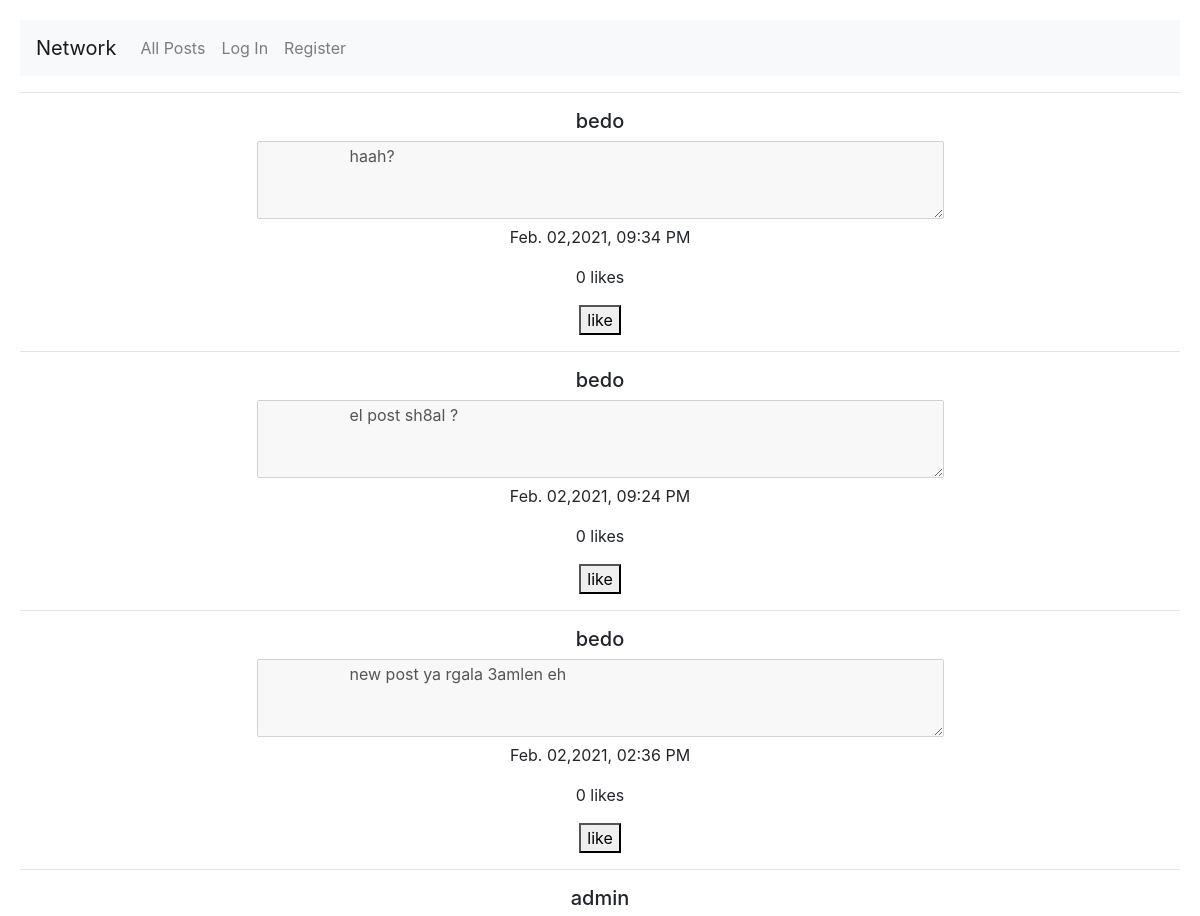
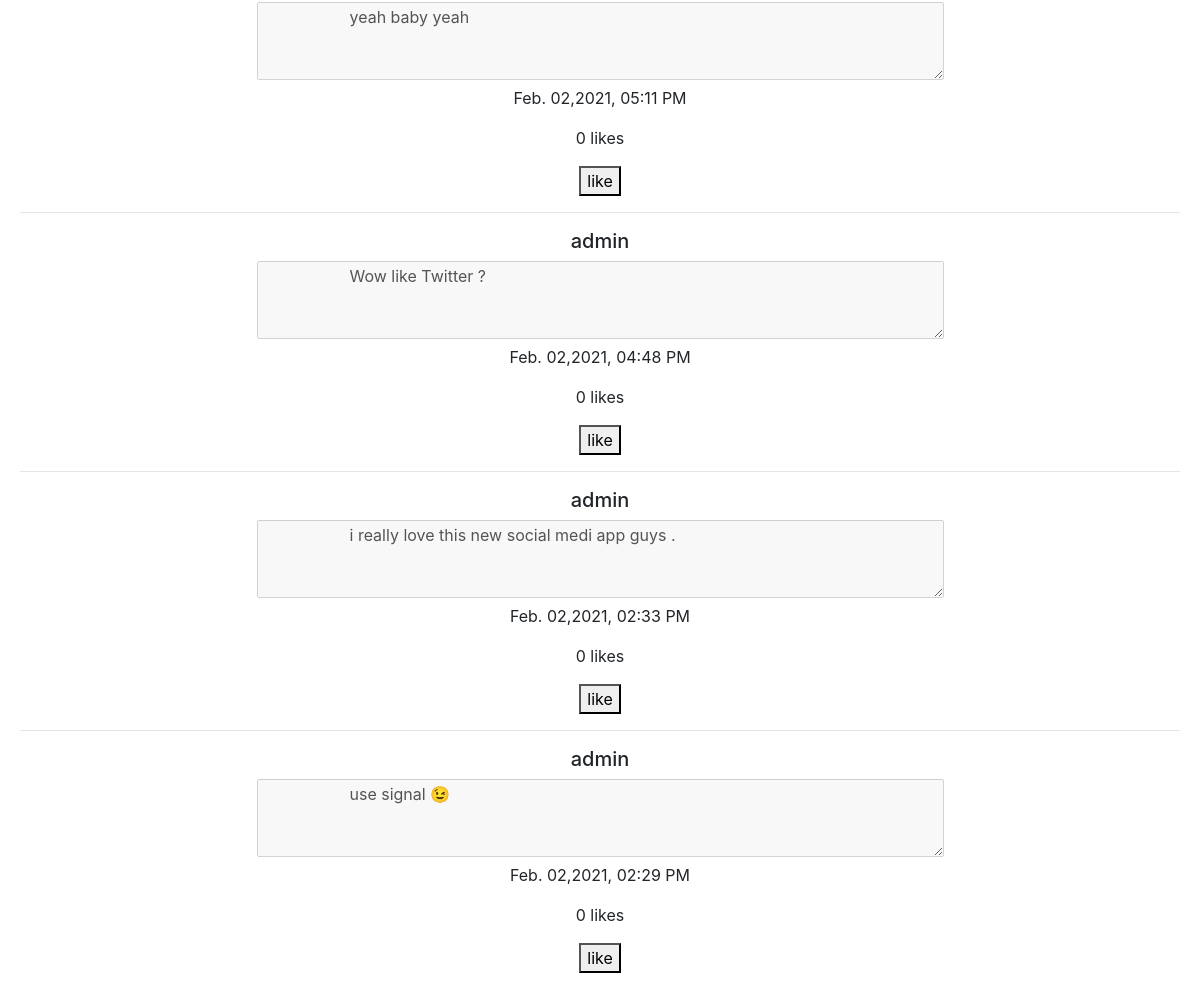
The page / on the database its author committed (2 pictures, top to bottom).
### network/models.py (models this page shows, shortened)
class Post(models.Model):
    user = models.ForeignKey(User,on_delete=models.CASCADE,null=True,related_name="post_owner")
    content = models.TextField(blank=False,null=True)
    time = models.CharField (max_length=255,null=True)
    likes = models.IntegerField(default=0)

class User(AbstractUser):
    pass

### network/views.py (the view)
# urls.py: path("", index, name="index"),
def index(request):
    if request.method=="POST":
        content = request.POST.get("post_content")
        current_user=User.objects.get(pk=request.user.id)
        new_post = Post(content=content,user=current_user,time=get_time_now())
        new_post.save()
        return HttpResponseRedirect(reverse('index'))
    else :
        all_posts = Post.objects.all().order_by("-id")
        return render(request, "network/index.html",{
        "posts":all_posts
    })

### network/templates/network/index.html (shortened to what this page needs)
{% extends "network/layout.html" %}
{% block body %}
 <div class='all_posts'>
   <div class='current_posts'>
        {% for post in posts  %}
            <div class="each_post post_container"><hr>
                <h5 >{{post.user}}</h5>
                <textarea name="each_pst" id="" cols="65" rows="3" disabled>
                    {{post.content}}
                </textarea>
                <p>{{post.time}}</p>
                <p>{{post.likes}} likes</p>
                <button id = 'like'>like</button>
            </div>
        {% endfor %}
   </div>
  </div>
{% endblock %}

### network/templates/network/layout.html (shortened to what this page needs)
{% load static %}
<!DOCTYPE html>
<html lang="en">
    <head>
        <link rel="stylesheet" href="https://stackpath.bootstrapcdn.com/bootstrap/4.4.1/css/bootstrap.min.css">
        <link href="{% static 'network/styles.css' %}" rel="stylesheet">
    </head>
    <body>
        <nav class="navbar navbar-expand-lg navbar-light bg-light container1">
            <a class="navbar-brand" href="{%url 'index'%}">Network</a>
            <div>
              <ul class="navbar-nav mr-auto">
                <li class="nav-item">
                  <a class="nav-link" href="{% url 'index' %}">All Posts</a>
                </li>
                {% if user.is_authenticated %}
                    <li class="nav-item">
                        <a class="nav-link" href="#">Following</a>
                    </li>
                    <li class="nav-item">
                        <a class="nav-link" href="#">notifications</a>
                    </li>
                    <li class="nav-item logout">
                        <a class="nav-link"  id = "LogOut" href="{% url 'logout' %}">Log Out</a>
                    </li>
                {% else %}
                    <li class="nav-item">
                        <a class="nav-link" id = "Login_awy" href="{% url 'login' %}">Log In</a>
                    </li>
                    <li class="nav-item">
                        <a class="nav-link" href="{% url 'register' %}">Register</a>
                    </li>
                {% endif %}
              </ul>
            </div>
          </nav>
        <div class="body">
            {% block body %}
            {% endblock %}
        </div>
    </body>
</html>

### network/static/network/styles.css (style rules this page uses)
body { padding: 20px; }
.container1 { position: relative; }
.all_posts { text-align: center; }

### rows shown on the page
Post: user "bedo", each_pst "haah?", time "Feb. 02,2021, 09:34 PM", likes "0"
Post: user "bedo", each_pst "el post sh8al ?", time "Feb. 02,2021, 09:24 PM", likes "0"
Post: user "bedo", each_pst "new post ya rgala 3amlen eh", time "Feb. 02,2021, 02:36 PM", likes "0"
Post: user "admin", each_pst "yeah baby yeah", time "Feb. 02,2021, 05:11 PM", likes "0"
Post: user "admin", each_pst "Wow like Twitter ?", time "Feb. 02,2021, 04:48 PM", likes "0"
Post: user "admin", each_pst "i really love this new social medi app guys .", time "Feb. 02,2021, 02:33 PM", likes "0"
Post: user "admin", each_pst "use signal 😉", time "Feb. 02,2021, 02:29 PM", likes "0"
